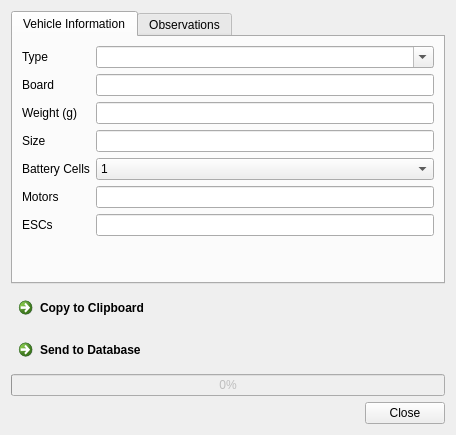
<?xml version="1.0" encoding="UTF-8"?>
<ui version="4.0">
 <class>AutotuneShareForm</class>
 <widget class="QDialog" name="AutotuneShareForm">
  <property name="geometry">
   <rect>
    <x>0</x>
    <y>0</y>
    <width>456</width>
    <height>435</height>
   </rect>
  </property>
  <property name="windowTitle">
   <string>Share Autotune Results</string>
  </property>
  <layout class="QVBoxLayout" name="verticalLayout">
   <item>
    <widget class="QTabWidget" name="otherInfoTab">
     <property name="currentIndex">
      <number>0</number>
     </property>
     <widget class="QWidget" name="vehicleInfoTab">
      <attribute name="title">
       <string>Vehicle Information</string>
      </attribute>
      <layout class="QVBoxLayout" name="verticalLayout_2">
       <item>
        <layout class="QFormLayout" name="formLayout_2">
         <item row="1" column="0">
          <widget class="QLabel" name="lblBoard">
           <property name="text">
            <string>Board</string>
           </property>
          </widget>
         </item>
         <item row="2" column="0">
          <widget class="QLabel" name="lblWeight">
           <property name="text">
            <string>Weight (g)</string>
           </property>
          </widget>
         </item>
         <item row="2" column="1">
          <widget class="QLineEdit" name="acWeight">
           <property name="toolTip">
            <string>&lt;html&gt;&lt;head/&gt;&lt;body&gt;&lt;p&gt;All up weight of your vehicle. This should be as flown during the autotune session, including batteries, cameras etc.&lt;/p&gt;&lt;/body&gt;&lt;/html&gt;</string>
           </property>
          </widget>
         </item>
         <item row="3" column="0">
          <widget class="QLabel" name="lblVehicleSize">
           <property name="text">
            <string>Size</string>
           </property>
          </widget>
         </item>
         <item row="4" column="0">
          <widget class="QLabel" name="lblBatteryCells">
           <property name="text">
            <string>Battery Cells</string>
           </property>
          </widget>
         </item>
         <item row="5" column="0">
          <widget class="QLabel" name="lblMotors">
           <property name="text">
            <string>Motors</string>
           </property>
          </widget>
         </item>
         <item row="6" column="0">
          <widget class="QLabel" name="lblEscs">
           <property name="text">
            <string>ESCs</string>
           </property>
          </widget>
         </item>
         <item row="3" column="1">
          <widget class="QLineEdit" name="acVehicleSize">
           <property name="toolTip">
            <string>&lt;html&gt;&lt;head/&gt;&lt;body&gt;&lt;p&gt;For &lt;span style=&quot; font-weight:600;&quot;&gt;multirotors&lt;/span&gt;: the spacing between motors in millimeters, e.g. 250 mm for a 250 class.&lt;/p&gt;&lt;/body&gt;&lt;/html&gt;</string>
           </property>
          </widget>
         </item>
         <item row="5" column="1">
          <widget class="QLineEdit" name="acMotors">
           <property name="toolTip">
            <string>&lt;html&gt;&lt;head/&gt;&lt;body&gt;&lt;p&gt;The brand and model of motor.&lt;/p&gt;&lt;/body&gt;&lt;/html&gt;</string>
           </property>
          </widget>
         </item>
         <item row="4" column="1">
          <widget class="QComboBox" name="acBatteryCells">
           <property name="toolTip">
            <string>&lt;html&gt;&lt;head/&gt;&lt;body&gt;&lt;p&gt;The number of LiPo cells, e.g. 3S.&lt;/p&gt;&lt;/body&gt;&lt;/html&gt;</string>
           </property>
           <property name="currentText">
            <string>1</string>
           </property>
           <item>
            <property name="text">
             <string>1</string>
            </property>
           </item>
           <item>
            <property name="text">
             <string>2</string>
            </property>
           </item>
           <item>
            <property name="text">
             <string>3</string>
            </property>
           </item>
           <item>
            <property name="text">
             <string>4</string>
            </property>
           </item>
           <item>
            <property name="text">
             <string>5</string>
            </property>
           </item>
           <item>
            <property name="text">
             <string>6</string>
            </property>
           </item>
          </widget>
         </item>
         <item row="6" column="1">
          <widget class="QLineEdit" name="acEscs">
           <property name="toolTip">
            <string>&lt;html&gt;&lt;head/&gt;&lt;body&gt;&lt;p&gt;The brand and type of speed controller.&lt;/p&gt;&lt;/body&gt;&lt;/html&gt;</string>
           </property>
          </widget>
         </item>
         <item row="0" column="0">
          <widget class="QLabel" name="lblType">
           <property name="text">
            <string>Type</string>
           </property>
          </widget>
         </item>
         <item row="0" column="1">
          <widget class="QComboBox" name="acType">
           <property name="toolTip">
            <string>&lt;html&gt;&lt;head/&gt;&lt;body&gt;&lt;p&gt;The vehicle type, e.g. QuadX. Auto-filled if a board is connected.&lt;/p&gt;&lt;/body&gt;&lt;/html&gt;</string>
           </property>
           <property name="editable">
            <bool>true</bool>
           </property>
          </widget>
         </item>
         <item row="1" column="1">
          <widget class="QLineEdit" name="acBoard"/>
         </item>
        </layout>
       </item>
      </layout>
     </widget>
     <widget class="QWidget" name="observationsTab">
      <attribute name="title">
       <string>Observations</string>
      </attribute>
      <layout class="QVBoxLayout" name="verticalLayout_3">
       <item>
        <widget class="QLabel" name="lblObservations">
         <property name="text">
          <string>Observations</string>
         </property>
        </widget>
       </item>
       <item>
        <widget class="QTextEdit" name="teObservations">
         <property name="toolTip">
          <string>&lt;html&gt;&lt;head/&gt;&lt;body&gt;&lt;p&gt;Any observations you made during the tune (e.g. weather conditions if windy), and about the performance of the resulting tune.&lt;/p&gt;&lt;/body&gt;&lt;/html&gt;</string>
         </property>
         <property name="acceptRichText">
          <bool>false</bool>
         </property>
        </widget>
       </item>
      </layout>
     </widget>
    </widget>
   </item>
   <item>
    <widget class="QCommandLinkButton" name="btnClipboard">
     <property name="toolTip">
      <string>&lt;html&gt;&lt;head/&gt;&lt;body&gt;&lt;p&gt;Copy the results to your clipboard in plain text format.&lt;/p&gt;&lt;/body&gt;&lt;/html&gt;</string>
     </property>
     <property name="text">
      <string>Copy to Clipboard</string>
     </property>
     <property name="icon">
      <iconset resource="../../plugins/config/configgadget.qrc">
       <normaloff>:/configgadget/images/ic_content_paste_48px.svg</normaloff>:/configgadget/images/ic_content_paste_48px.svg</iconset>
     </property>
    </widget>
   </item>
   <item>
    <widget class="QCommandLinkButton" name="btnDatabase">
     <property name="toolTip">
      <string>&lt;html&gt;&lt;head/&gt;&lt;body&gt;&lt;p&gt;Send the results to the dRonin autotune results database. This is used to assess trends. A unique device ID is sent with this data.&lt;/p&gt;&lt;/body&gt;&lt;/html&gt;</string>
     </property>
     <property name="text">
      <string>Send to Database</string>
     </property>
     <property name="icon">
      <iconset resource="../../plugins/config/configgadget.qrc">
       <normaloff>:/configgadget/images/ic_cloud_upload_48px.svg</normaloff>:/configgadget/images/ic_cloud_upload_48px.svg</iconset>
     </property>
    </widget>
   </item>
   <item>
    <widget class="QProgressBar" name="progressBar">
     <property name="enabled">
      <bool>false</bool>
     </property>
     <property name="value">
      <number>0</number>
     </property>
    </widget>
   </item>
   <item>
    <widget class="QDialogButtonBox" name="btnBar">
     <property name="standardButtons">
      <set>QDialogButtonBox::Close</set>
     </property>
    </widget>
   </item>
  </layout>
 </widget>
 <tabstops>
  <tabstop>acType</tabstop>
  <tabstop>acBoard</tabstop>
  <tabstop>acWeight</tabstop>
  <tabstop>acVehicleSize</tabstop>
  <tabstop>acBatteryCells</tabstop>
  <tabstop>acMotors</tabstop>
  <tabstop>acEscs</tabstop>
  <tabstop>teObservations</tabstop>
  <tabstop>btnClipboard</tabstop>
  <tabstop>btnDatabase</tabstop>
  <tabstop>otherInfoTab</tabstop>
 </tabstops>
 <resources>
  <include location="../../plugins/config/configgadget.qrc"/>
 </resources>
 <connections>
  <connection>
   <sender>btnBar</sender>
   <signal>rejected()</signal>
   <receiver>AutotuneShareForm</receiver>
   <slot>reject()</slot>
   <hints>
    <hint type="sourcelabel">
     <x>227</x>
     <y>413</y>
    </hint>
    <hint type="destinationlabel">
     <x>227</x>
     <y>217</y>
    </hint>
   </hints>
  </connection>
 </connections>
</ui>
